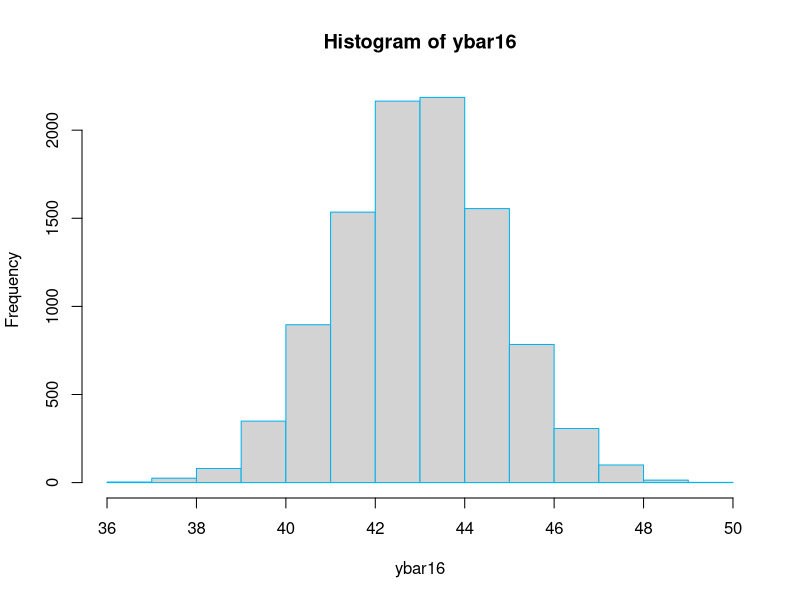
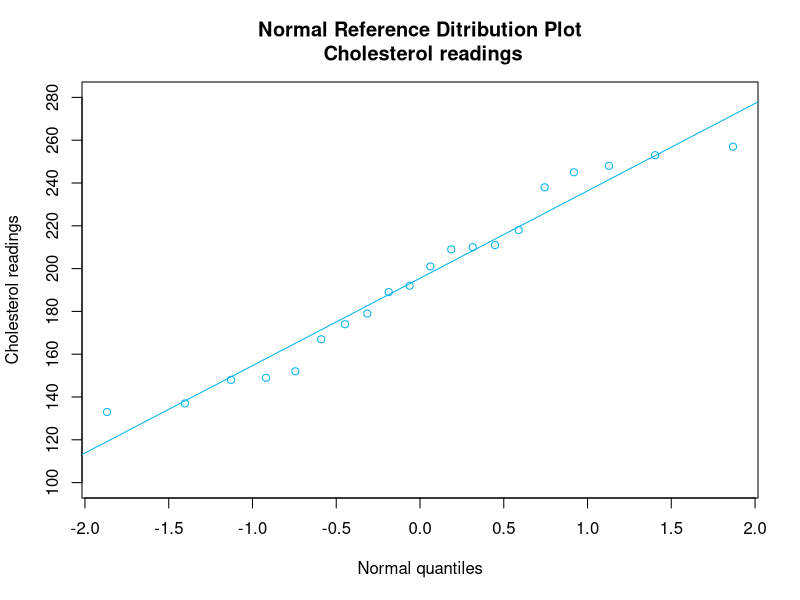

The R source for these figures, in order:
## ---- chunk 1
y = c(0:9) #cria um vetor com os valores (0,1,2,...,9)
x = sample(y, 1000, replace=T) #cria uma amostra de tamanho 1000 com os valores
	#contidos no vetor y
x # exibe a amostra
## ---- chunk 2
dbinom(3,10,.6) #calcula a probabilidade P(X=3)
pbinom(3,10,.6) #calcula a probabilidade P(X<=3)
# Calcula a probabilidade de P(X=k) para k = 0, 1, 2, ..., 10
k = c(0:10)
dbinom(k,10,.6)
## ---- chunk 3
dbinom(3,10,.6) #calcula a probabilidade P(Y=3)
pbinom(3,10,.6) #calcula a probabilidade P(Y<=3)
# Calcula a probabilidade de P(Y=3)$ para k = 0, 1, 2, ..., 10
k = c(0:10)
dbinom(k,10,.6) #calcula a probabilidade P(X=3)
## ---- chunk 4
pnorm(18,23,5) #calcula a probabilidade P(X<=18)
1-pnorm(18,23,5) #calcula a probabilidade P(X>18)
qnorm(.85,23,5) #calcula o 85o percentil
## ---- chunk 5
r=10000
y=rep(0,16)
ybar16=rep(0,r)
for(i in 1:r){
	y = rnorm(16,43,7) #gera uma amostra normal de tamanho 16 da população
	ybar16[i] = mean(y) #calcula a média da amostra
}
head(ybar16) #exibe os primeiros elementos da amostra
hist(ybar16, border="deepskyblue2") #exibe o histograma da amostra
mean(ybar16) #exibe a média da amostra
sd(ybar16) #exibe o desvio padrão da amostra
## ---- chunk 6
y = c(133, 137, 148, 149, 152, 167, 174, 179, 189, 192, 201, 209, 210, 211, 218, 238, 245,
	248, 253, 257)
y=sort(y)
n=length(y)
i=1:n
u=(i-0.375)/(n+0.25)
x=qnorm(u)
plot(x,y,xlab="Normal quantiles", ylab="Cholesterol readings", lab=c(7,8,7), 
	ylim=c(100,280), main="Normal Reference Ditribution Plot\n Cholesterol readings",
	cex =.95, col="deepskyblue2")
abline(lm(y~x), col="deepskyblue2")
cor(x,y) #calcula a correlação entre as variáveis
